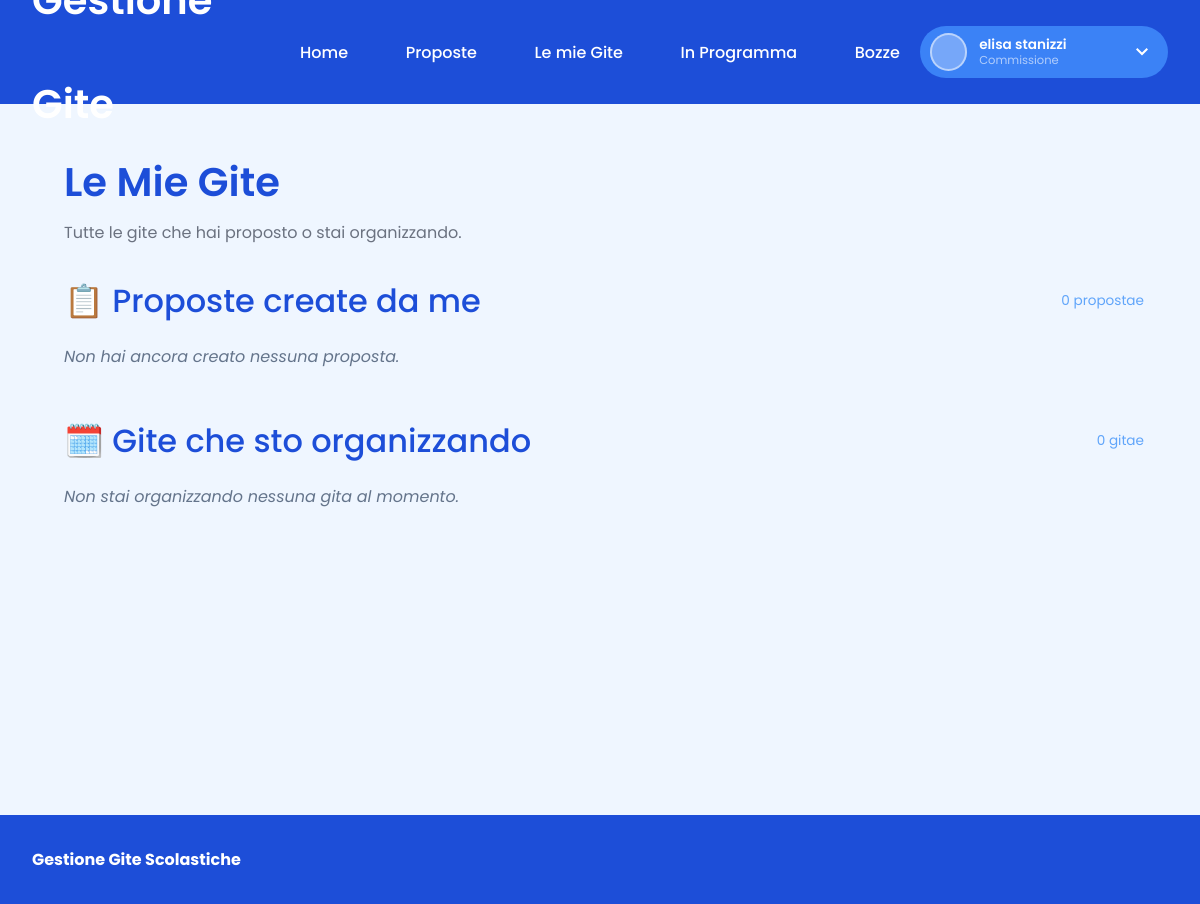
Page /mieGite.php (signed in) on the earlier database version.
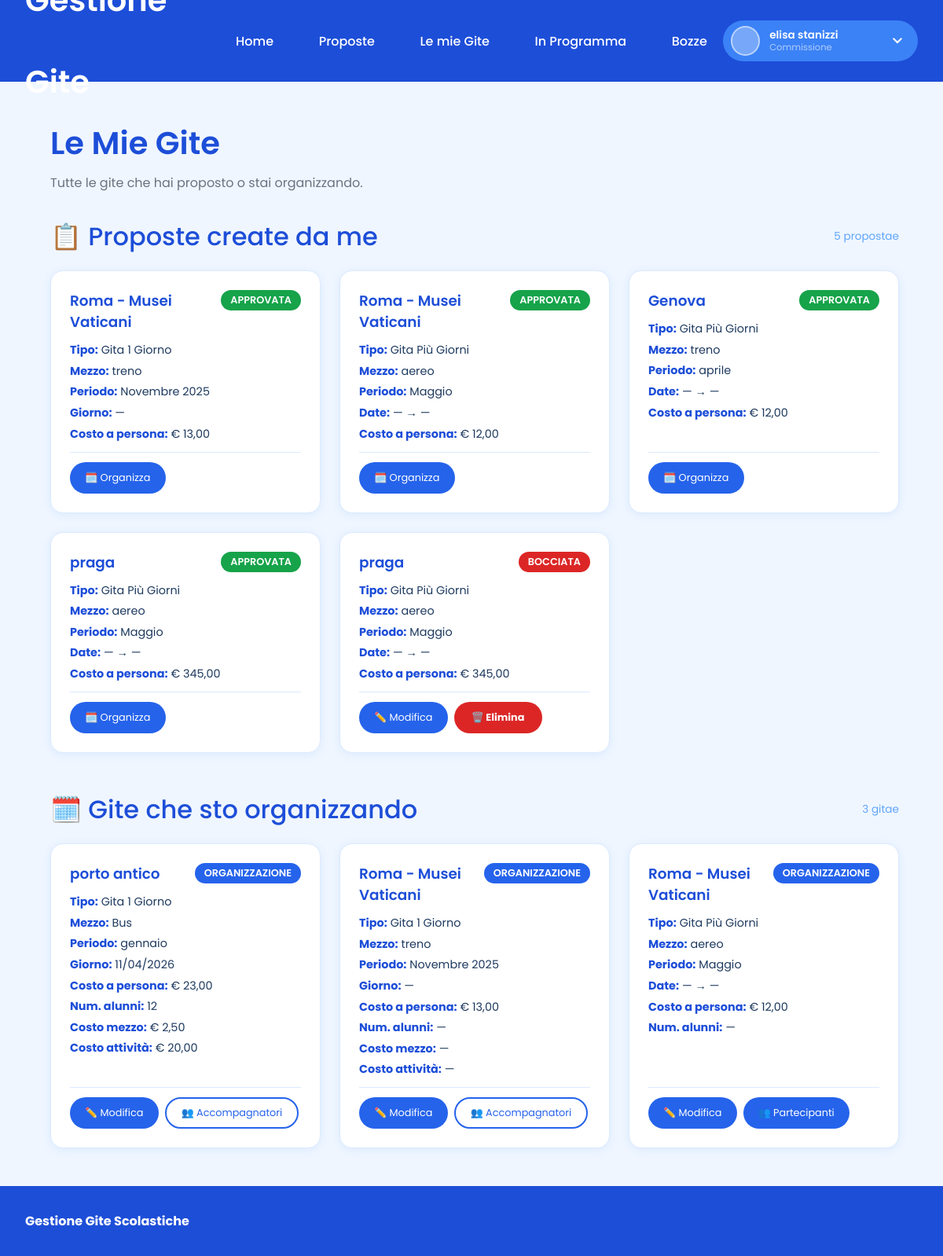
Same page on the later database version.
### tables this page shows
CREATE TABLE `gita1g` (
  `idGita` int(11) NOT NULL,
  `idUtente` int(11) NOT NULL,
  `destinazione` varchar(255) NOT NULL,
  `descrizione` varchar(50) DEFAULT NULL,
  `mezzo` varchar(100) DEFAULT NULL,
  `periodo` varchar(100) DEFAULT NULL,
  `giorno` date DEFAULT NULL,
  `costoMezzo` decimal(10,2) DEFAULT NULL,
  `costoAttivita` decimal(10,2) DEFAULT NULL,
  `costoAPersona` decimal(10,2) DEFAULT NULL,
  `numAlunni` int(11) DEFAULT NULL,
  `classi` varchar(20) DEFAULT NULL,
  `idStato` int(11) NOT NULL
);

CREATE TABLE `statogita` (
  `IDStato` int(11) NOT NULL,
  `Stato` enum('Bozza','Approvata','Bocciata','Organizzazione','Conclusa') NOT NULL
);

CREATE TABLE `gite5` (
  `idGita` int(11) NOT NULL,
  `idUtente` int(11) NOT NULL,
  `destinazione` varchar(255) NOT NULL,
  `descrizione` varchar(50) DEFAULT NULL,
  `mezzo` varchar(100) DEFAULT NULL,
  `periodo` varchar(100) DEFAULT NULL,
  `giornoInizio` date DEFAULT NULL,
  `giornoFine` date DEFAULT NULL,
  `costoAPersona` decimal(10,2) DEFAULT NULL,
  `numAlunni` int(11) DEFAULT NULL,
  `classi` varchar(20) DEFAULT NULL,
  `idStato` int(11) NOT NULL
);

### mieGite.php (the view, shortened to what the changed rows need)
<?php
include('nav.php');
$idUtenteLoggato = $_SESSION['id_utente'];
$proposte = [];
$r1 = $conn->query("SELECT g.*, s.Stato, '1g' AS tipo FROM gita1g g JOIN statogita s ON g.idStato = s.IDStato WHERE g.idUtente = $idUtenteLoggato AND g.idStato IN (1,2,3) ORDER BY g.idGita DESC");
if ($r1) { while ($row = $r1->fetch_assoc()) $proposte[] = $row; }
$r2 = $conn->query("SELECT g.*, s.Stato, '5g' AS tipo FROM gite5 g JOIN statogita s ON g.idStato = s.IDStato WHERE g.idUtente = $idUtenteLoggato AND g.idStato IN (1,2,3) ORDER BY g.idGita DESC");
if ($r2) { while ($row = $r2->fetch_assoc()) $proposte[] = $row; }
$organizzate = [];
$r3 = $conn->query("
    SELECT g.*, s.Stato, '1g' AS tipo, 1 AS sono_autore
    FROM gita1g g JOIN statogita s ON g.idStato = s.IDStato
    WHERE g.idUtente = $idUtenteLoggato AND g.idStato IN (4,5)
    UNION
    SELECT g.*, s.Stato, '1g' AS tipo, 0 AS sono_autore
    FROM gita1g g JOIN statogita s ON g.idStato = s.IDStato
    JOIN accompagnatori a ON a.idgita = g.idGita AND a.tipo_gita = '1g'
    WHERE a.idutente = $idUtenteLoggato AND g.idUtente <> $idUtenteLoggato AND g.idStato IN (4,5)
    ORDER BY idGita DESC
");
if ($r3) { while ($row = $r3->fetch_assoc()) $organizzate[] = $row; }
$r4 = $conn->query("
    SELECT g.*, s.Stato, '5g' AS tipo, 1 AS sono_autore
    FROM gite5 g JOIN statogita s ON g.idStato = s.IDStato
    WHERE g.idUtente = $idUtenteLoggato AND g.idStato IN (4,5)
    UNION
    SELECT g.*, s.Stato, '5g' AS tipo, 0 AS sono_autore
    FROM gite5 g JOIN statogita s ON g.idStato = s.IDStato
    JOIN accompagnatori a ON a.idgita = g.idGita AND a.tipo_gita = '5g'
    WHERE a.idutente = $idUtenteLoggato AND g.idUtente <> $idUtenteLoggato AND g.idStato IN (4,5)
    ORDER BY idGita DESC
");
if ($r4) { while ($row = $r4->fetch_assoc()) $organizzate[] = $row; }
function badgeClass($stato) {
    switch ($stato) {
        case 'Approvata':      return 'badge-success';
        case 'Bocciata':       return 'badge-danger';
        case 'Organizzazione': return 'badge-primary';
    }
}
?>
<!DOCTYPE html>
<html lang="it">
<head>
    <link rel="stylesheet" href="style.css">
    <link rel="stylesheet" href="vetrina.css">
    <link rel="stylesheet" href="style_custom.css">
</head>
<body>
<div class="container">
<main class="content bozze-padding">
<div class="hero-section">
    <h2 style="margin-bottom:0.5rem;color:var(--blue-700);">Le Mie Gite</h2>
</div>
<div class="table-section" style="margin-top:2rem;">
    <div style="display:flex;justify-content:space-between;align-items:center;margin-bottom:1.2rem;">
        <h3 style="margin:0;color:var(--blue-700);">📋 Proposte create da me</h3>
        <span style="font-size:0.85rem;color:var(--blue-400);"><?php echo count($proposte); ?> proposta<?php echo count($proposte) != 1 ? 'e' : ''; ?></span>
    </div>
    <?php if (count($proposte) === 0): ?>
        <p style="color:#64748b;font-style:italic;">Non hai ancora creato nessuna proposta.</p>
    <?php else: ?>
    <div class="miegite-grid">
        <?php foreach ($proposte as $row):
            $tipo      = $row['tipo'] === '1g' ? 'Gita 1 Giorno' : 'Gita Più Giorni';
            $dest      = htmlspecialchars($row['destinazione']);
            $destJs    = htmlspecialchars($row['destinazione'], ENT_QUOTES);
            $mezzo     = htmlspecialchars($row['mezzo'] ?? '');
            $mezzoJs   = htmlspecialchars($row['mezzo'] ?? '', ENT_QUOTES);
            $periodo   = htmlspecialchars($row['periodo'] ?? '');
            $periodoJs = htmlspecialchars($row['periodo'] ?? '', ENT_QUOTES);
            $descJs    = htmlspecialchars($row['descrizione'] ?? '', ENT_QUOTES);
            $classiJs  = htmlspecialchars($row['classi'] ?? '', ENT_QUOTES);
            $costoRaw  = $row['costoAPersona'] ?? 0;
            $costo     = $costoRaw !== null ? '€ ' . number_format($costoRaw, 2, ',', '.') : '—';
            $stato     = $row['Stato'];
            $badge     = badgeClass($stato);
            $id        = intval($row['idGita']);
            $tipoTabella = $row['tipo'];
            if ($row['tipo'] === '1g') {
                $data = $row['giorno'] ? date('d/m/Y', strtotime($row['giorno'])) : '—';
                $dataLabel = 'Giorno';
            } else {
                $ini = $row['giornoInizio'] ? date('d/m/Y', strtotime($row['giornoInizio'])) : '—';
                $fin = $row['giornoFine']   ? date('d/m/Y', strtotime($row['giornoFine']))   : '—';
                $data = "$ini → $fin";
                $dataLabel = 'Date';
            }
        ?>
        <div class="miegite-card">
            <div class="miegite-card-header">
                <h4 class="miegite-card-title"><?php echo $dest; ?></h4>
                <span class="badge <?php echo $badge; ?>"><?php echo $stato; ?></span>
            </div>
            <div class="miegite-card-body">
                <div class="miegite-card-info">
                    <span><strong>Tipo:</strong> <?php echo $tipo; ?></span>
                    <span><strong>Mezzo:</strong> <?php echo $mezzo ?: '—'; ?></span>
                    <span><strong>Periodo:</strong> <?php echo $periodo ?: '—'; ?></span>
                    <span><strong><?php echo $dataLabel; ?>:</strong> <?php echo $data; ?></span>
                    <span><strong>Costo a persona:</strong> <?php echo $costo; ?></span>
                </div>
            </div>
            <?php if ($stato === 'Approvata'): ?>
            <div class="miegite-card-footer">
                <button type="button" class="button xs"
                    data-id="<?php echo $id; ?>"
                    data-dest="<?php echo $destJs; ?>"
                    data-desc="<?php echo $descJs; ?>"
                    data-mezzo="<?php echo $mezzoJs; ?>"
                    data-periodo="<?php echo $periodoJs; ?>"
                    data-classi="<?php echo $classiJs; ?>"
                    data-costo="<?php echo floatval($costoRaw); ?>"
                    data-tipo="<?php echo $tipoTabella; ?>"
                    onclick="apriOrg(this)">
                    🗓️ Organizza
                </button>
            </div>
            <?php elseif ($stato === 'Bocciata'): ?>
            <div class="miegite-card-footer">
                <button type="button" class="button xs"
                    onclick="apriModifica(<?php echo $id; ?>,'<?php echo $destJs; ?>','<?php echo $mezzoJs; ?>','<?php echo $periodoJs; ?>',<?php echo floatval($costoRaw); ?>,'<?php echo $tipoTabella; ?>')">
                    ✏️ Modifica
                </button>
                <button type="button" class="button cancel xs"
                    onclick="apriElimina(<?php echo $id; ?>,'<?php echo $destJs; ?>','<?php echo $tipoTabella; ?>')">
                    🗑️ Elimina
                </button>
            </div>
            <?php endif; ?>
        </div>
        <?php endforeach; ?>
    </div>
    <?php endif; ?>
</div>
<div class="table-section" style="margin-top:3rem;">
    <div style="display:flex;justify-content:space-between;align-items:center;margin-bottom:1.2rem;">
        <h3 style="margin:0;color:var(--blue-700);">🗓️ Gite che sto organizzando</h3>
        <span style="font-size:0.85rem;color:var(--blue-400);"><?php echo count($organizzate); ?> gita<?php echo count($organizzate) != 1 ? 'e' : ''; ?></span>
    </div>
    <?php if (count($organizzate) === 0): ?>
        <p style="color:#64748b;font-style:italic;">Non stai organizzando nessuna gita al momento.</p>
    <?php else: ?>
    <div class="miegite-grid">
        <?php foreach ($organizzate as $row):
            $tipo    = $row['tipo'] === '1g' ? 'Gita 1 Giorno' : 'Gita Più Giorni';
            $dest    = htmlspecialchars($row['destinazione']);
            $destJs  = htmlspecialchars($row['destinazione'], ENT_QUOTES);
            $mezzo   = htmlspecialchars($row['mezzo'] ?? '—');
            $mezzoJs = htmlspecialchars($row['mezzo'] ?? '', ENT_QUOTES);
            $periodo = htmlspecialchars($row['periodo'] ?? '—');
            $periodoJs = htmlspecialchars($row['periodo'] ?? '', ENT_QUOTES);
            $descJs  = htmlspecialchars($row['descrizione'] ?? '', ENT_QUOTES);
            $classiJs= htmlspecialchars($row['classi'] ?? '', ENT_QUOTES);
            $costo   = $row['costoAPersona'] !== null ? '€ ' . number_format($row['costoAPersona'], 2, ',', '.') : '—';
            $stato   = $row['Stato'];
            $badge   = badgeClass($stato);
            $numAl   = $row['numAlunni'] !== null ? $row['numAlunni'] : '—';
            $id      = intval($row['idGita']);
            $tipoTabella = $row['tipo'];
            if ($row['tipo'] === '1g') {
                $dataRaw   = $row['giorno'] ?? '';
                $data      = $dataRaw ? date('d/m/Y', strtotime($dataRaw)) : '—';
                $dataLabel = 'Giorno';
                $costoMezzoRaw = $row['costoMezzo'] ?? '';
                $costoAttRaw   = $row['costoAttivita'] ?? '';
                $costoAPRaw    = $row['costoAPersona'] ?? '';
                $costoMezzo = $costoMezzoRaw !== null && $costoMezzoRaw !== '' ? '€ ' . number_format($costoMezzoRaw, 2, ',', '.') : '—';
                $costoAtt   = $costoAttRaw   !== null && $costoAttRaw   !== '' ? '€ ' . number_format($costoAttRaw,   2, ',', '.') : '—';
                $extraInfo  = "<span><strong>Costo mezzo:</strong> $costoMezzo</span><span><strong>Costo attività:</strong> $costoAtt</span>";
            } else {
                $ini = $row['giornoInizio'] ? date('d/m/Y', strtotime($row['giornoInizio'])) : '—';
                $fin = $row['giornoFine']   ? date('d/m/Y', strtotime($row['giornoFine']))   : '—';
                $data      = "$ini → $fin";
                $dataLabel = 'Date';
                $extraInfo = "";
                $costoMezzoRaw = '';
                $costoAttRaw   = '';
                $costoAPRaw    = $row['costoAPersona'] ?? '';
            }
        ?>
        <div class="miegite-card">
            <div class="miegite-card-header">
                <h4 class="miegite-card-title"><?php echo $dest; ?></h4>
                <span class="badge <?php echo $badge; ?>"><?php echo $stato; ?></span>
            </div>
            <div class="miegite-card-body">
                <div class="miegite-card-info">
                    <span><strong>Tipo:</strong> <?php echo $tipo; ?></span>
                    <span><strong>Mezzo:</strong> <?php echo $mezzo; ?></span>
                    <span><strong>Periodo:</strong> <?php echo $periodo; ?></span>
                    <span><strong><?php echo $dataLabel; ?>:</strong> <?php echo $data; ?></span>
                    <span><strong>Costo a persona:</strong> <?php echo $costo; ?></span>
                    <span><strong>Num. alunni:</strong> <?php echo $numAl; ?></span>
                    <?php echo $extraInfo; ?>
                </div>
            </div>
            <div class="miegite-card-footer">
                <button type="button" class="button xs"
                    data-id="<?php echo $id; ?>"
                    data-tipo="<?php echo $tipoTabella; ?>"
                    data-dest="<?php echo $destJs; ?>"
                    data-desc="<?php echo $descJs; ?>"
                    data-mezzo="<?php echo $mezzoJs; ?>"
                    data-periodo="<?php echo $periodoJs; ?>"
                    data-classi="<?php echo $classiJs; ?>"
                    data-giorno="<?php echo htmlspecialchars($row['tipo']==='1g' ? ($row['giorno']??'') : '', ENT_QUOTES); ?>"
                    data-giorno-inizio="<?php echo htmlspecialchars($row['tipo']==='5g' ? ($row['giornoInizio']??'') : '', ENT_QUOTES); ?>"
                    data-giorno-fine="<?php echo htmlspecialchars($row['tipo']==='5g' ? ($row['giornoFine']??'') : '', ENT_QUOTES); ?>"
                    data-costo-mezzo="<?php echo $costoMezzoRaw; ?>"
                    data-costo-att="<?php echo $costoAttRaw; ?>"
                    data-costo-ap="<?php echo $costoAPRaw; ?>"
                    data-num-alunni="<?php echo $row['numAlunni'] ?? ''; ?>"
                    onclick="apriModOrg(this)">
                    ✏️ Modifica
                </button>
                <?php if ($row['tipo'] === '1g'):
                    $accList = [];
                    $accJson = htmlspecialchars(json_encode($accList), ENT_QUOTES);
                ?>
                <button type="button" class="button xs outline"
                    data-dest="<?php echo $destJs; ?>"
                    data-acc="<?php echo $accJson; ?>"
                    onclick="apriAccompagnatori(this)">👥 Accompagnatori</button>
                <?php endif; ?>
                <?php if ($row['tipo'] === '5g'): ?>
                <a href="partecipanti.php?id=<?php echo $row['idGita']; ?>" class="button xs" style="text-decoration:none;">👥 Partecipanti</a>
                <?php endif; ?>
            </div>
        </div>
        <?php endforeach; ?>
    </div>
    <?php endif; ?>
</div>
</main>
</div>
</body>
</html>

Differences in the rows shown:
added gita1g: destinazione "Roma - Musei Vaticani", idStato.Stato "APPROVATA", tipo "Gita 1 Giorno", mezzo "treno", periodo "Novembre 2025", dataLabel "Giorno", giorno "—", costoAPersona "€ 13,00"
added gite5: destinazione "Roma - Musei Vaticani", idStato.Stato "APPROVATA", tipo "Gita Più Giorni", mezzo "aereo", periodo "Maggio", dataLabel "Date", data "— → —", costoAPersona "€ 12,00"
added gite5: destinazione "Genova", idStato.Stato "APPROVATA", tipo "Gita Più Giorni", mezzo "treno", periodo "aprile", dataLabel "Date", data "— → —", costoAPersona "€ 12,00"
added gite5: destinazione "praga", idStato.Stato "APPROVATA", tipo "Gita Più Giorni", mezzo "aereo", periodo "Maggio", dataLabel "Date", data "— → —", costoAPersona "€ 345,00"
added gite5: destinazione "praga", idStato.Stato "BOCCIATA", tipo "Gita Più Giorni", mezzo "aereo", periodo "Maggio", dataLabel "Date", data "— → —", costoAPersona "€ 345,00"
Other differences:
count($proposte): "0" → "5"
count($organizzate): "0" → "3"
new list line: "porto antico ORGANIZZAZIONE Tipo: Gita 1 Giorno Mezzo: Bus Periodo: gennaio Giorno : 11/04/2026 Costo a persona: € 23,00 Num. alunni: 12 Costo mezzo: € 2,50 Costo attività: € 20,00 ✏️ Modifica 👥 Accompagnatori"
new list line: "Roma - Musei Vaticani ORGANIZZAZIONE Tipo: Gita 1 Giorno Mezzo: treno Periodo: Novembre 2025 Giorno : — Costo a persona: € 13,00 Num. alunni: — Costo mezzo: — Costo attività: — ✏️ Modifica 👥 Accompagnatori"
new list line: "Roma - Musei Vaticani ORGANIZZAZIONE Tipo: Gita Più Giorni Mezzo: aereo Periodo: Maggio Date : — → — Costo a persona: € 12,00 Num. alunni: — ✏️ Modifica 👥 Partecipanti"
text no longer shown: "Non hai ancora creato nessuna proposta. Non stai organizzando nessuna gita al momento."
